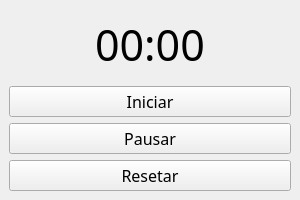
<?xml version="1.0" encoding="UTF-8"?>
<ui version="4.0">
 <class>MainWindow</class>
 <widget class="QMainWindow" name="MainWindow">
  <property name="geometry">
   <rect>
    <x>0</x>
    <y>0</y>
    <width>300</width>
    <height>200</height>
   </rect>
  </property>
  <property name="minimumSize">
   <size>
    <width>300</width>
    <height>200</height>
   </size>
  </property>
  <property name="maximumSize">
   <size>
    <width>300</width>
    <height>200</height>
   </size>
  </property>
  <property name="windowTitle">
   <string>MainWindow</string>
  </property>
  <widget class="QWidget" name="centralwidget">
   <layout class="QVBoxLayout" name="verticalLayout">
    <item alignment="Qt::AlignmentFlag::AlignHCenter">
     <widget class="QLabel" name="label_cronometro">
      <property name="font">
       <font>
        <family>Noto Sans</family>
        <pointsize>32</pointsize>
       </font>
      </property>
      <property name="text">
       <string>00:00</string>
      </property>
     </widget>
    </item>
    <item>
     <widget class="QPushButton" name="botao_iniciar">
      <property name="font">
       <font>
        <family>Noto Sans</family>
        <pointsize>12</pointsize>
       </font>
      </property>
      <property name="cursor">
       <cursorShape>PointingHandCursor</cursorShape>
      </property>
      <property name="text">
       <string>Iniciar</string>
      </property>
     </widget>
    </item>
    <item>
     <widget class="QPushButton" name="botao_pausar">
      <property name="font">
       <font>
        <family>Noto Sans</family>
        <pointsize>12</pointsize>
       </font>
      </property>
      <property name="cursor">
       <cursorShape>PointingHandCursor</cursorShape>
      </property>
      <property name="text">
       <string>Pausar</string>
      </property>
     </widget>
    </item>
    <item>
     <widget class="QPushButton" name="botao_resetar">
      <property name="font">
       <font>
        <family>Noto Sans</family>
        <pointsize>12</pointsize>
       </font>
      </property>
      <property name="cursor">
       <cursorShape>PointingHandCursor</cursorShape>
      </property>
      <property name="text">
       <string>Resetar</string>
      </property>
     </widget>
    </item>
   </layout>
  </widget>
 </widget>
 <resources/>
 <connections/>
</ui>
